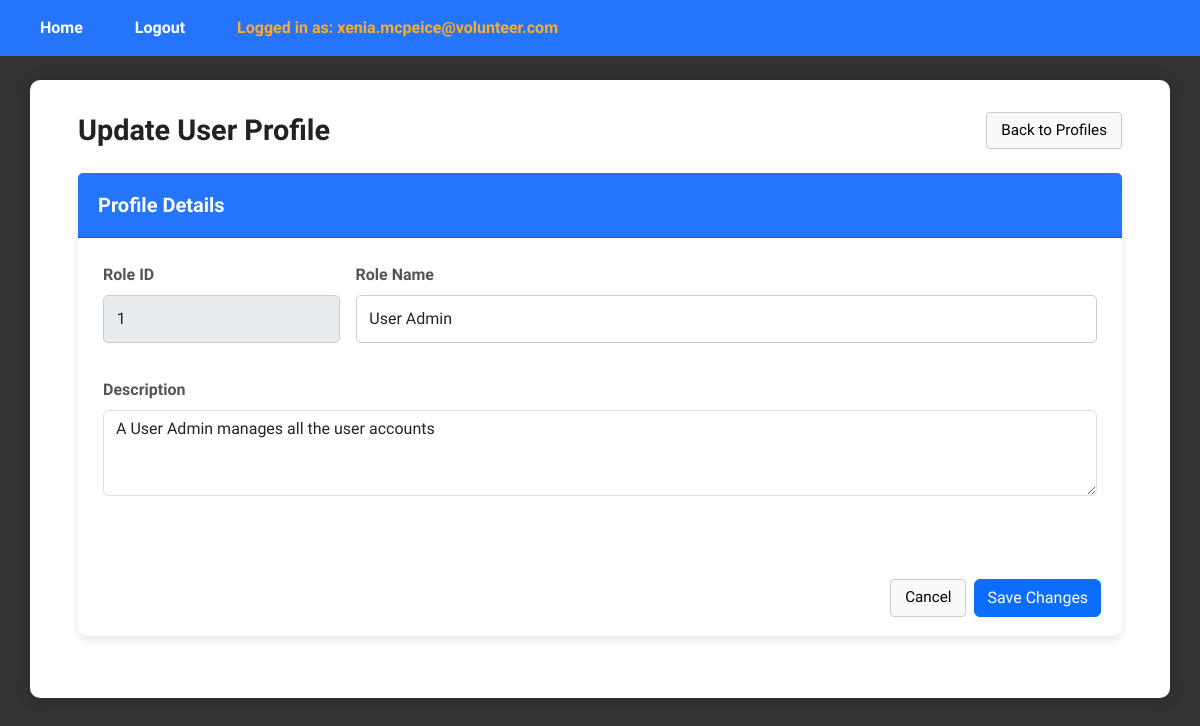
The page /UpdateProfilePage/1 (signed in) on the database its author committed.
### tables this page shows
CREATE TABLE userprofile (
	role_id INTEGER PRIMARY KEY AUTOINCREMENT,
	role_name VARCHAR(50),
	description TEXT,
	status boolean
);

### app.py (the view, shortened to what this page needs)
@app.route("/UpdateProfilePage/<int:role_id>", methods=["GET", "POST"])
def updateProfilePage(role_id):
    if 'email' not in session:
        return redirect(url_for('login'))
    if session['role_id'] != 1:
        return redirect(url_for('login'))
    update_controller = UpdateProfileController()
    if request.method == "GET":
        profile = update_controller.getProfileById(role_id)
        if not profile:
            flash("Profile not found", "error")
            return redirect(url_for("viewProfilePage"))
        return render_template("useradmin/UpdateProfilePage.html", profile=profile)

### controllers/useradmin/UpdateProfileController.py (called while the page is built)
    def getProfileById(self, user_id):
        profile = UserProfile()
        return profile.getProfileById(user_id)

### database/database_management.py (called while the page is built)
def dbConnection():
    return sqlite3.connect("database/volunteer_system.db")

### entities/UserProfile.py (called while the page is built)
    def getProfileById(self, role_id):
        conn = database_management.dbConnection()
        conn.row_factory = sqlite3.Row
        cursor = conn.cursor()
        cursor.execute("SELECT * FROM userprofile WHERE role_id = ?", (role_id,))
        role = cursor.fetchone()
        conn.close()
        return role  # This returns a Row object or None if not found

### templates/useradmin/UpdateProfilePage.html (shortened to what this page needs)
{% extends "layout.html" %}
{% block content %}
<div class="dashboard-wrapper">
  <div class="dashboard-container">
    <div class="d-flex justify-content-between align-items-center mb-4">
      <h1 class="m-0">Update User Profile</h1>
      <div class="d-flex align-items-center gap-3">
        <a href="{{ url_for('viewProfilePage') }}" class="plain-btn">Back to Profiles</a>
      </div>
    </div>
    <form class="card" method="post" action="{{ url_for('updateProfilePage', role_id=profile.role_id) }}">
      <div class="card-header">
        <h5 class="m-0">Profile Details</h5>
      </div>
      <div class="card-body">
        <div class="row g-3">
          <div class="col-md-3">
            <label class="form-label" for="role_id">Role ID</label>
            <input id="role_id" name="role_id" type="text" class="form-control"
                   value="{{ profile.role_id }}" disabled>
          </div>
          <div class="col-md-9">
            <label class="form-label" for="role_name">Role Name</label>
            <input id="role_name" name="role_name" type="text" class="form-control"
                   value="{{ profile.role_name }}" placeholder="e.g., Volunteer Lead, Event Manager" required>
          </div>
          <div class="col-12">
            <label class="form-label" for="description">Description</label>
            <textarea id="description" name="description" class="form-control" rows="3" required>{{ profile.description }}</textarea>
          </div>
        </div>
      </div>
      <div class="d-flex justify-content-end gap-2" style="margin-right: 2%;">
        <a href="{{ url_for('viewProfilePage') }}" class="plain-btn">Cancel</a>
        <button name="action" value="save" type="submit" class="btn btn-primary">Save Changes</button>
      </div>
{% endblock %}

### static/css/styles.css (style rules this page uses)
body { font-family: "Stack Sans Headline", system-ui, 'Trebuchet MS', "Segoe UI", Geneva, Verdana, sans-serif; background: #333; color: #333; margin: 0; padding: 0; min-height: 100vh; }
h1 { text-align: center; margin-bottom: 1.5rem; color: #222; font-weight: 700; font-size: 1.8rem; }
form div { margin-bottom: 1.2rem; }
label { display: block; margin-bottom: 0.4rem; font-weight: 600; color: #555; }
input[type="email"], input[type="password"], input[type="text"] { width: 100%; padding: 0.7rem 0.8rem; border-radius: 5px; border: 1.5px solid #ccc; font-size: 1rem; transition: border-color 0.3s ease; box-sizing: border-box; }
.card { box-shadow: 0 4px 8px rgba(0,0,0,0.1); border-radius: 10px; border: none; margin-bottom: 30px; background: #fff; }
.card-header { background-color: #2575fc; color: white; padding: 20px; border-radius: 10px 10px 0 0; font-size: 1.2rem; }
.card-header h5 { margin: 0; font-weight: 600; }
.card-body { padding: 25px; }
.plain-btn { background-color: #f8f9fa; border: 1px solid #ccc; color: #000; padding: 6px 14px; border-radius: 4px; font-size: 0.95rem; font-weight: 500; cursor: pointer; text-decoration: none; display: inline-block; transition: background-color 0.2s ease, border-color 0.2s ease; }

### rows shown on the page
userprofile: role_id "1", role_name "User Admin", description "A User Admin manages all the user accounts"

### other values the page prints
{{ session.email }} "xenia.mcpeice@volunteer.com"
